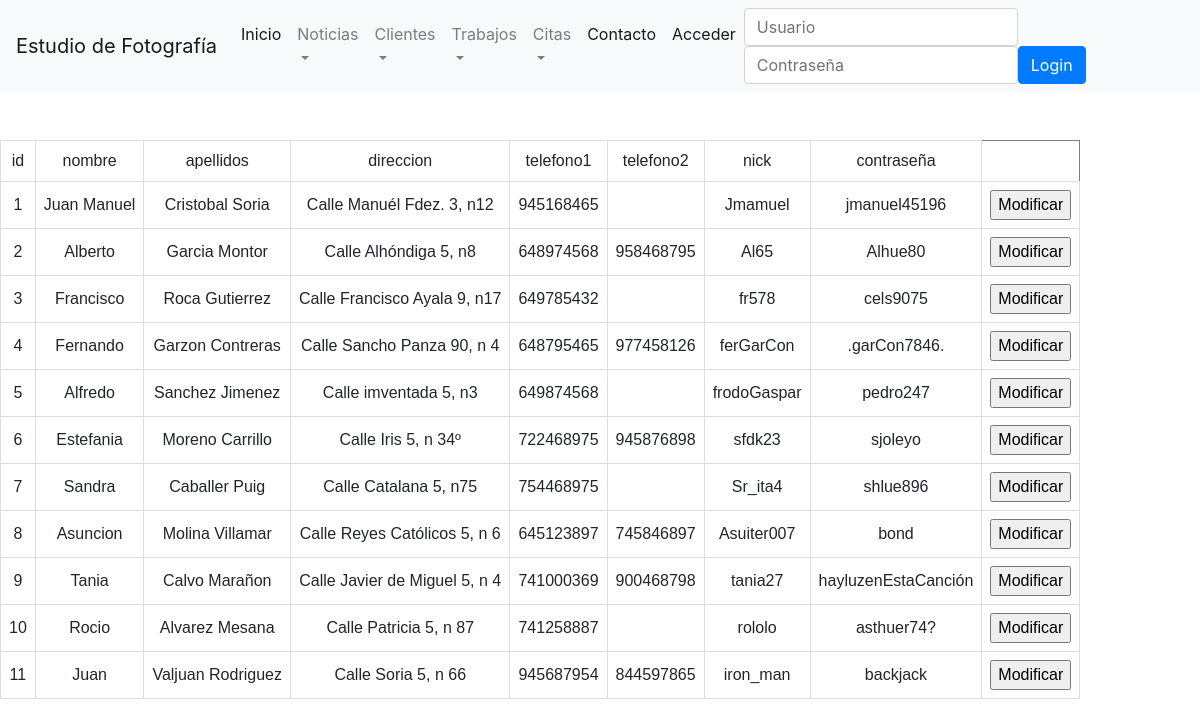
Before: /Clientes/clientes.php with the older database file.
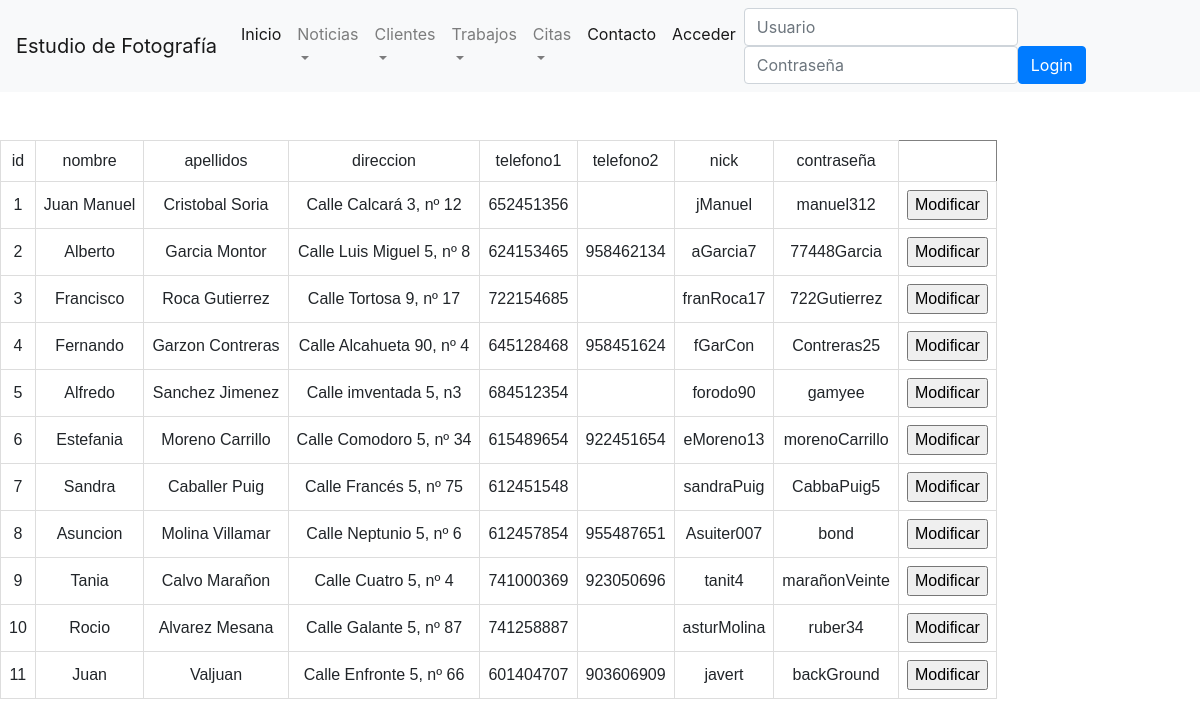
After: the same page with the newer database file.
### tables this page shows
CREATE TABLE `clientes` (
  `id` bigint(20) UNSIGNED NOT NULL,
  `nombre` varchar(15) NOT NULL,
  `apellidos` varchar(20) NOT NULL,
  `direccion` varchar(50) NOT NULL,
  `telefono1` varchar(9) NOT NULL,
  `telefono2` varchar(9) DEFAULT NULL,
  `nick` varchar(15) NOT NULL,
  `contraseña` varchar(20) NOT NULL
);

### Clientes/clientes.php (the view, shortened to what this page needs)
<!DOCTYPE html>
<html>
    <head>
        <link href="../NavBar/navBarStyle.css" rel="stylesheet" type="text/css"/>
        <link href="../Noticias/tableStyle.css" rel="stylesheet" type="text/css"/>
    </head>
    <body>
        <?php include('../NavBar/navbar.php'); ?>
        <br><br>
        <?php
            $db = connectDb();
            function imprimirTabla($p_db){
                $consulta=mysqli_query($p_db,"SELECT * FROM clientes");
                if($row = mysqli_fetch_array($consulta)){
                    echo "<table border=1>";
                        echo "<tr>";
                            while ($field = mysqli_fetch_field($consulta)){
                                echo "<td>$field->name</td>";
                            }
                        echo "</tr>";
                        do{
                            echo "<form method='post'>";
                            if($row['nombre']!="Disponible"){
                                echo "<tr>";
                                    echo "<td>".$row['id']."</td>";
                                    echo "<td>".$row["nombre"]."</td>";
                                    echo "<td>".$row["apellidos"]."</td>";
                                    echo "<td>".$row["direccion"]."</td>";
                                    echo "<td>".$row["telefono1"]."</td>";
                                    echo "<td>".$row["telefono2"]."</td>";
                                    echo "<td>".$row["nick"]."</td>";
                                    echo "<td>".$row["contraseña"]."</td>";
                                    echo "<td><input type='submit' name='submit' value='Modificar'></td>";
                                    echo "</form>";
                            }
                        }while($row = mysqli_fetch_array($consulta));
                    echo "</table>";
                }else{
                    echo "¡No se ha encontrado ningún registro!";
                }
            }
            imprimirTabla($db);
        ?>
    </body>
</html>

### NavBar/navBar.php (shortened to what this page needs)
<!DOCTYPE html>
<html>
    <head>
        <link href="https://stackpath.bootstrapcdn.com/bootstrap/4.1.3/css/bootstrap.min.css" rel="stylesheet">
        <link href="https://stackpath.bootstrapcdn.com/font-awesome/4.7.0/css/font-awesome.min.css" rel="stylesheet">
        <link href="navBarStyle.css" rel="stylesheet" type="text/css"/>
    </head>
    <body>
        <nav class="navbar navbar-expand-lg navbar-light bg-light">
            <a class="navbar-brand" href="../index.php">Estudio de Fotografía</a>
            <div class="collapse navbar-collapse" id="navbarSupportedContent">
                <ul class="navbar-nav mr-auto">
                    <li class="nav-item active">
                        <a class="nav-link" href="../index.php">Inicio<span class="sr-only">(current)</span></a>
                    </li>
                    <li class="nav-item dropdown">
                        <a class="nav-link dropdown-toggle" href="../Noticias/noticias.php" id="navbarDropdown" role="button" data-toggle="dropdown" aria-haspopup="true" aria-expanded="false">
                            Noticias
                        </a>
                    </li>
                    <li class="nav-item dropdown">
                        <a class="nav-link dropdown-toggle" href="../Clientes/clientes.php" id="navbarDropdown" role="button" data-toggle="dropdown" aria-haspopup="true" aria-expanded="false">
                            Clientes
                        </a>
                    </li>
                    <li class="nav-item dropdown">
                        <a class="nav-link dropdown-toggle" href="../Trabajos/trabajos.php" id="navbarDropdown" role="button" data-toggle="dropdown" aria-haspopup="true" aria-expanded="false">
                            Trabajos
                        </a>
                    </li>
                    <li class="nav-item dropdown">
                        <a class="nav-link dropdown-toggle" href="../Citas/citas.php" id="navbarDropdown" role="button" data-toggle="dropdown" aria-haspopup="true" aria-expanded="false">
                            Citas
                        </a>
                    </li>
                    <li class="nav-item active">
                        <a class="nav-link" href="../Contacto/contacto.php">Contacto<span class="sr-only">(current)</span></a>
                    </li>
                    <li class="nav-item active">
                        <a class="nav-link" href="../Acceder/acceder.php">Acceder<span class="sr-only">(current)</span></a>
                    </li>
                </ul>
                <form class="form-inline my-2 my-lg-0">
                    <div class="form-group">
                        <input type="user" class="form-control" id="usuario" aria-describedby="userHelp" placeholder="Usuario">
                    </div>
                    <div class="form-group">
                        <input type="password" class="form-control" id="password" placeholder="Contraseña">
                    </div>
                    <button type="submit" class="btn btn-primary">Login</button>
                </form>
            </div>
        </nav>
    </body>
</html>

### Noticias/tableStyle.css (style rules this page uses)
table { font-family: "Trebuchet MS", Arial, Helvetica, sans-serif; border-collapse: collapse; text-align: center; }
td,th { border: 1px solid #ddd; padding: 8px; }

Changed rows visible on the page:
changed clientes "Juan Manuel": direccion "Calle Manuél Fdez. 3, n12" → "Calle Calcará 3, nº 12"; telefono1 "945168465" → "652451356"; nick "Jmamuel" → "jManuel"; contraseña "jmanuel45196" → "manuel312"
changed clientes "Alberto": direccion "Calle Alhóndiga 5, n8" → "Calle Luis Miguel 5, nº 8"; telefono1 "648974568" → "624153465"; telefono2 "958468795" → "958462134"; nick "Al65" → "aGarcia7"; contraseña "Alhue80" → "77448Garcia"
changed clientes "Francisco": direccion "Calle Francisco Ayala 9, n17" → "Calle Tortosa 9, nº 17"; telefono1 "649785432" → "722154685"; nick "fr578" → "franRoca17"; contraseña "cels9075" → "722Gutierrez"
changed clientes "Fernando": direccion "Calle Sancho Panza 90, n 4" → "Calle Alcahueta 90, nº 4"; telefono1 "648795465" → "645128468"; telefono2 "977458126" → "958451624"; nick "ferGarCon" → "fGarCon"; contraseña ".garCon7846." → "Contreras25"
changed clientes "Alfredo": telefono1 "649874568" → "684512354"; nick "frodoGaspar" → "forodo90"; contraseña "pedro247" → "gamyee"
changed clientes "Estefania": direccion "Calle Iris 5, n 34º" → "Calle Comodoro 5, nº 34"; telefono1 "722468975" → "615489654"; telefono2 "945876898" → "922451654"; nick "sfdk23" → "eMoreno13"; contraseña "sjoleyo" → "morenoCarrillo"
changed clientes "Sandra": direccion "Calle Catalana 5, n75" → "Calle Francés 5, nº 75"; telefono1 "754468975" → "612451548"; nick "Sr_ita4" → "sandraPuig"; contraseña "shlue896" → "CabbaPuig5"
changed clientes "Asuncion": direccion "Calle Reyes Católicos 5, n 6" → "Calle Neptunio 5, nº 6"; telefono1 "645123897" → "612457854"; telefono2 "745846897" → "955487651"
changed clientes "Tania": direccion "Calle Javier de Miguel 5, n 4" → "Calle Cuatro 5, nº 4"; telefono2 "900468798" → "923050696"; nick "tania27" → "tanit4"; contraseña "hayluzenEstaCanción" → "marañonVeinte"
changed clientes "Rocio": direccion "Calle Patricia 5, n 87" → "Calle Galante 5, nº 87"; nick "rololo" → "asturMolina"; contraseña "asthuer74?" → "ruber34"
changed clientes "Juan": apellidos "Valjuan Rodriguez" → "Valjuan"; direccion "Calle Soria 5, n 66" → "Calle Enfronte 5, nº 66"; telefono1 "945687954" → "601404707"; telefono2 "844597865" → "903606909"; nick "iron_man" → "javert"; contraseña "backjack" → "backGround"
